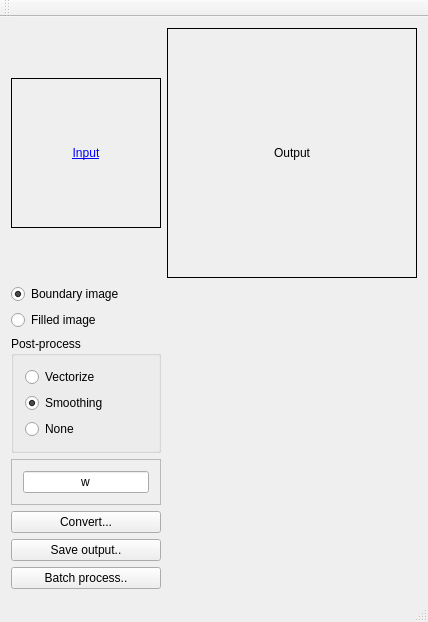
<?xml version="1.0" encoding="UTF-8"?>
<ui version="4.0">
 <class>MainWindow</class>
 <widget class="QMainWindow" name="MainWindow">
  <property name="geometry">
   <rect>
    <x>0</x>
    <y>0</y>
    <width>424</width>
    <height>585</height>
   </rect>
  </property>
  <property name="windowTitle">
   <string>MainWindow</string>
  </property>
  <widget class="QWidget" name="centralWidget">
   <layout class="QGridLayout" name="gridLayout">
    <item row="0" column="0">
     <widget class="QLabel" name="inputImage">
      <property name="minimumSize">
       <size>
        <width>150</width>
        <height>150</height>
       </size>
      </property>
      <property name="maximumSize">
       <size>
        <width>150</width>
        <height>150</height>
       </size>
      </property>
      <property name="frameShape">
       <enum>QFrame::Box</enum>
      </property>
      <property name="text">
       <string>&lt;html&gt;&lt;head/&gt;&lt;body&gt;&lt;p&gt;&lt;a href=&quot;#&quot;&gt;&lt;span style=&quot; text-decoration: underline; color:#0000ff;&quot;&gt;Input&lt;/span&gt;&lt;/a&gt;&lt;/p&gt;&lt;/body&gt;&lt;/html&gt;</string>
      </property>
      <property name="alignment">
       <set>Qt::AlignCenter</set>
      </property>
     </widget>
    </item>
    <item row="0" column="1">
     <widget class="QLabel" name="outputImage">
      <property name="minimumSize">
       <size>
        <width>250</width>
        <height>250</height>
       </size>
      </property>
      <property name="maximumSize">
       <size>
        <width>250</width>
        <height>250</height>
       </size>
      </property>
      <property name="frameShape">
       <enum>QFrame::Box</enum>
      </property>
      <property name="text">
       <string>Output</string>
      </property>
      <property name="alignment">
       <set>Qt::AlignCenter</set>
      </property>
     </widget>
    </item>
    <item row="1" column="0">
     <widget class="QRadioButton" name="radioButton">
      <property name="text">
       <string>Boundary image</string>
      </property>
      <property name="checked">
       <bool>true</bool>
      </property>
      <attribute name="buttonGroup">
       <string notr="true">buttonGroup</string>
      </attribute>
     </widget>
    </item>
    <item row="5" column="0">
     <spacer name="verticalSpacer">
      <property name="orientation">
       <enum>Qt::Vertical</enum>
      </property>
      <property name="sizeHint" stdset="0">
       <size>
        <width>20</width>
        <height>40</height>
       </size>
      </property>
     </spacer>
    </item>
    <item row="6" column="0">
     <widget class="QPushButton" name="convertButton">
      <property name="text">
       <string>Convert...</string>
      </property>
     </widget>
    </item>
    <item row="2" column="0">
     <widget class="QRadioButton" name="radioButton_2">
      <property name="text">
       <string>Filled image</string>
      </property>
      <attribute name="buttonGroup">
       <string notr="true">buttonGroup</string>
      </attribute>
     </widget>
    </item>
    <item row="7" column="0">
     <widget class="QPushButton" name="saveButton">
      <property name="text">
       <string>Save output..</string>
      </property>
     </widget>
    </item>
    <item row="3" column="0">
     <widget class="QGroupBox" name="groupBox">
      <property name="title">
       <string>Post-process</string>
      </property>
      <layout class="QVBoxLayout" name="verticalLayout">
       <item>
        <widget class="QRadioButton" name="vectorOption">
         <property name="text">
          <string>Vectorize</string>
         </property>
         <attribute name="buttonGroup">
          <string notr="true">buttonGroup_2</string>
         </attribute>
        </widget>
       </item>
       <item>
        <widget class="QRadioButton" name="smoothingOption">
         <property name="text">
          <string>Smoothing</string>
         </property>
         <property name="checked">
          <bool>true</bool>
         </property>
         <attribute name="buttonGroup">
          <string notr="true">buttonGroup_2</string>
         </attribute>
        </widget>
       </item>
       <item>
        <widget class="QRadioButton" name="nopostOption">
         <property name="text">
          <string>None</string>
         </property>
         <attribute name="buttonGroup">
          <string notr="true">buttonGroup_2</string>
         </attribute>
        </widget>
       </item>
      </layout>
     </widget>
    </item>
    <item row="4" column="0">
     <widget class="QFrame" name="frame">
      <property name="maximumSize">
       <size>
        <width>150</width>
        <height>16777215</height>
       </size>
      </property>
      <property name="frameShape">
       <enum>QFrame::StyledPanel</enum>
      </property>
      <property name="frameShadow">
       <enum>QFrame::Raised</enum>
      </property>
      <layout class="QGridLayout" name="gridLayout_2">
       <item row="0" column="0">
        <widget class="QLineEdit" name="lineEdit">
         <property name="maximumSize">
          <size>
           <width>150</width>
           <height>16777215</height>
          </size>
         </property>
         <property name="text">
          <string>w</string>
         </property>
         <property name="alignment">
          <set>Qt::AlignCenter</set>
         </property>
        </widget>
       </item>
      </layout>
     </widget>
    </item>
    <item row="8" column="0">
     <widget class="QPushButton" name="batchButton">
      <property name="text">
       <string>Batch process..</string>
      </property>
     </widget>
    </item>
   </layout>
  </widget>
  <widget class="QMenuBar" name="menuBar">
   <property name="geometry">
    <rect>
     <x>0</x>
     <y>0</y>
     <width>424</width>
     <height>21</height>
    </rect>
   </property>
  </widget>
  <widget class="QToolBar" name="mainToolBar">
   <attribute name="toolBarArea">
    <enum>TopToolBarArea</enum>
   </attribute>
   <attribute name="toolBarBreak">
    <bool>false</bool>
   </attribute>
  </widget>
  <widget class="QStatusBar" name="statusBar"/>
 </widget>
 <layoutdefault spacing="6" margin="11"/>
 <resources/>
 <connections/>
 <buttongroups>
  <buttongroup name="buttonGroup"/>
  <buttongroup name="buttonGroup_2"/>
 </buttongroups>
</ui>
